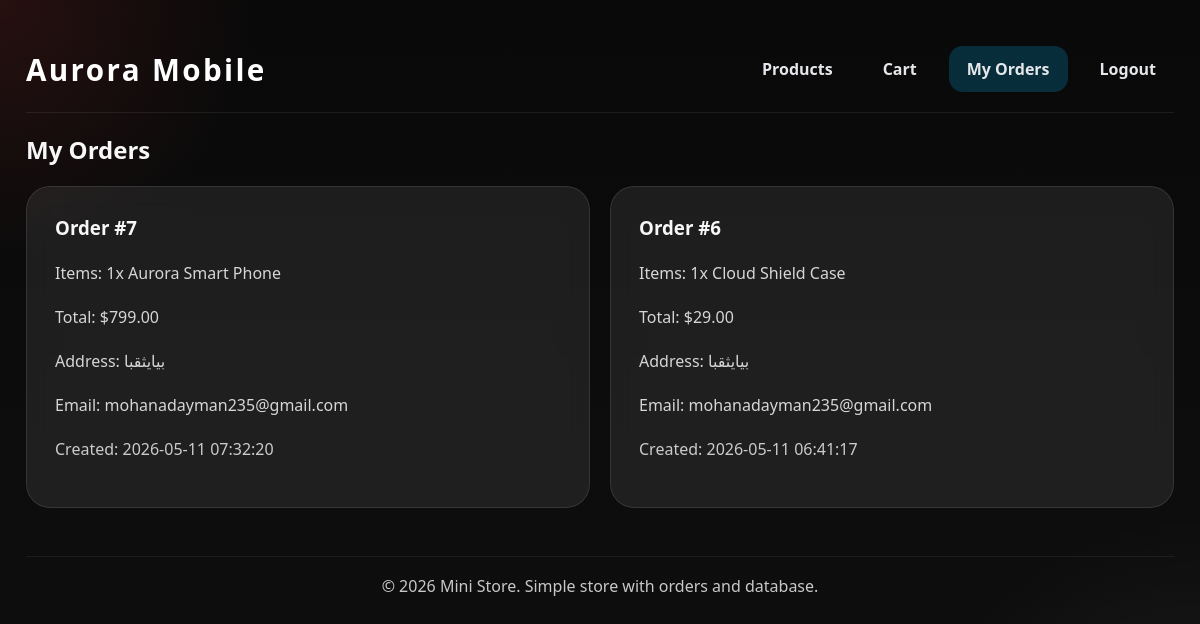
Page /orders (signed in) on the committed database.
### tables this page shows
CREATE TABLE orders (
            id INTEGER PRIMARY KEY AUTOINCREMENT,
            user_id INTEGER NOT NULL,
            items TEXT NOT NULL,
            total REAL NOT NULL,
            address TEXT NOT NULL,
            email TEXT NOT NULL,
            created_at TEXT NOT NULL,
            FOREIGN KEY(user_id) REFERENCES users(id)
        );

### app.py (the view)
@app.route("/orders")
def orders():
    user = get_logged_user()
    if not user:
        flash("Please log in to view your orders.", "warning")
        return redirect(url_for("login"))
    if user.get("is_admin"):
        flash("Admin users do not have personal orders.", "info")
        return redirect(url_for("admin_products"))
    conn = get_db_connection()
    order_rows = conn.execute("SELECT * FROM orders WHERE user_id = ? ORDER BY id DESC", (user["id"],)).fetchall()
    conn.close()
    return render_template("orders.html", orders=order_rows, user=user)

### app.py (called while the page is built)
def get_db_connection():
    conn = sqlite3.connect(DATABASE_PATH)
    conn.row_factory = sqlite3.Row
    return conn

def get_logged_user():
    return session.get("user")

@app.context_processor
def inject_cart_count():
    cart = session.get("cart", {})
    return {"cart_count": sum(item["quantity"] for item in cart.values())}

### templates/orders.html
{% extends 'layout.html' %}
{% block content %}
<section>
    <h2>My Orders</h2>
    {% if orders %}
    <div class="card-grid">
        {% for order in orders %}
        <div class="card order-card">
            <h3>Order #{{ order['id'] }}</h3>
            <p>Items: {{ order['items'] }}</p>
            <p>Total: ${{ '%.2f' | format(order['total']) }}</p>
            <p>Address: {{ order['address'] }}</p>
            <p>Email: {{ order['email'] }}</p>
            <p style="opacity: 0.8; margin-top: 12px;">Created: {{ order['created_at'] }}</p>
        </div>
        {% endfor %}
    </div>
    {% else %}
    <div class="card">
        <p>You have not placed any orders yet.</p>
    </div>
    {% endif %}
</section>
{% endblock %}

### static/style.css (style rules this page uses)
* { box-sizing: border-box; font-family: 'Segoe UI', Tahoma, Geneva, Verdana, sans-serif; }
body { margin: 0; background: radial-gradient(circle at top left, rgba(255, 65, 65, 0.12), transparent 18%), radial-gradient(circle at bottom right, rgba(255, 255, 255, 0.06), transparent 20%), linear-gradient(180deg, #090909 0%, #0f0f0f 100%); color: #f7f7f7; min-height: 100vh; }
.card-grid { display: grid; gap: 20px; grid-template-columns: repeat(auto-fit, minmax(260px, 1fr)); }
.card { background: rgba(255, 255, 255, 0.04); border: 1px solid rgba(255, 255, 255, 0.1); border-radius: 24px; padding: 20px; transition: transform 0.25s ease, border-color 0.25s ease, box-shadow 0.25s ease; backdrop-filter: blur(12px); }
.card h3 { margin-top: 0; }
.card p { opacity: 0.85; line-height: 1.75; }
.form-card, .order-card, .checkout-card { background: rgba(255, 255, 255, 0.08); border: 1px solid rgba(255, 255, 255, 0.1); border-radius: 24px; padding: 28px; }

### rows in the picture
orders: id "7", items "1x Aurora Smart Phone", total "799.00", address "بيايثقبا", email "mohanadayman235@gmail.com", created_at "2026-05-11 07:32:20"
orders: id "6", items "1x Cloud Shield Case", total "29.00", address "بيايثقبا", email "mohanadayman235@gmail.com", created_at "2026-05-11 06:41:17"
